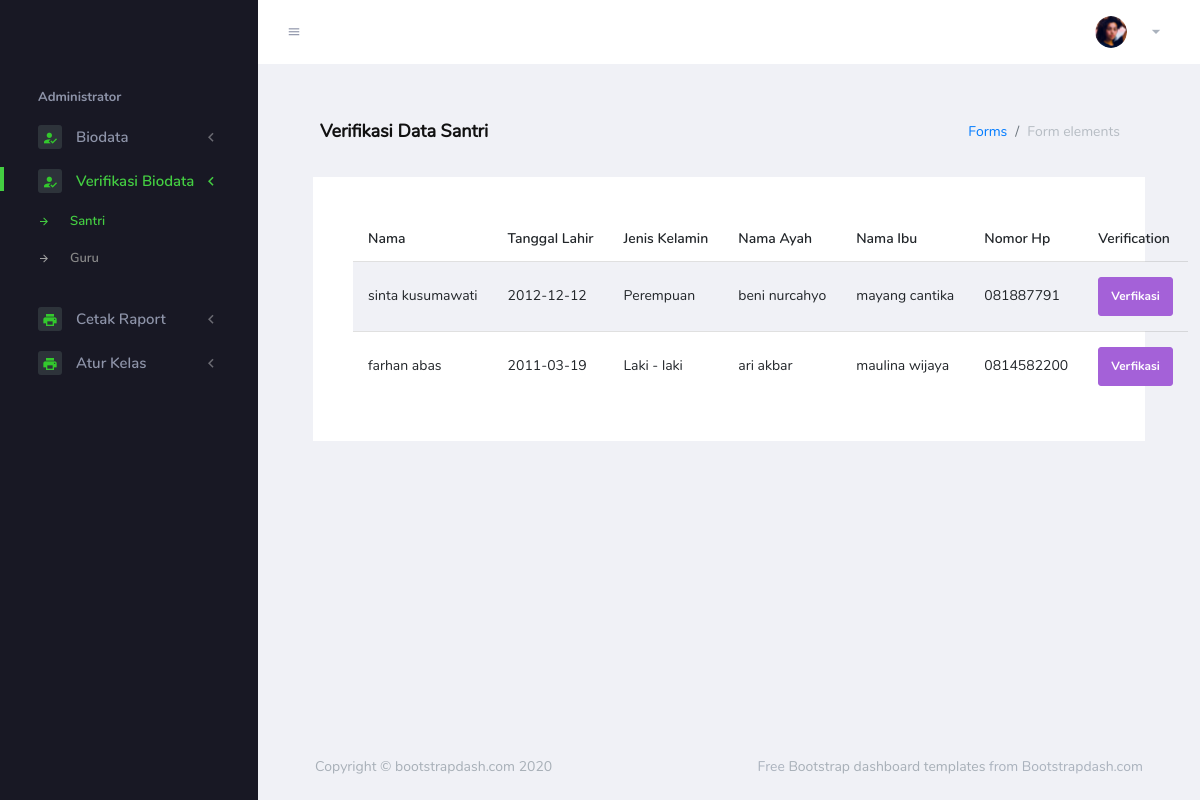
Screenshot of /index.php/administrators/verifikasi_santri with the database file from the repository.
### tables this page shows
CREATE TABLE `santri` (
  `id_santri` int(20) NOT NULL,
  `id` int(11) NOT NULL AUTO_INCREMENT,
  `Nama` varchar(30) NOT NULL,
  `Kelas_ummi` varchar(10) DEFAULT NULL,
  `Kelas_diniah` varchar(10) DEFAULT NULL,
  `Umur` varchar(30) NOT NULL,
  `Jenis_kelamin` varchar(10) NOT NULL,
  `Nama_ayah` varchar(30) NOT NULL,
  `Nama_ibu` varchar(30) DEFAULT NULL,
  `Tahun_pendaftaran` varchar(10) DEFAULT NULL,
  `Sekolah_formal` varchar(30) DEFAULT NULL,
  `No_HP_ortu` varchar(15) DEFAULT NULL,
  `Alamat` varchar(50) DEFAULT NULL,
  `Verification` varchar(1) DEFAULT NULL,
  PRIMARY KEY (`id_santri`),
  KEY `id` (`id`)
);

### application/controllers/administrators.php (called while the page is built, shortened)
<?php
class Administrators extends CI_Controller
{
    public function __construct()
    {
        $this->load->library('encryption');
        $this->load->model("m_admin");
        $this->load->helper('cookie');
    }
    function verifikasi_santri()
    {
        $data['data_santri'] = $this->m_admin->show_verified("santri");
        $data['sidebar_role'] = "administrator";
        $data['tittle'] = "Data Santri";
        $this->load->view("tpq/header", $data);
        $this->load->view("tpq/sidebar_role", $data);
        $this->load->view("tpq/administrator/santri_verifikasi", $data);
        $this->load->view("tpq/footer");
    }
}

### index.php (called while the page is built, shortened)
<?php
require_once BASEPATH.'core/CodeIgniter.php';

### application/models/M_admin.php (called while the page is built, shortened)
<?php
class M_admin extends CI_Model
{
    function show_verified($table)
    {
        $query = $this->db->query("select * from $table WHERE Verification != 'Y' OR Verification IS NULL")->result_array();
        return $query;
    }
}

### application/views/tpq/administrator/santri_verifikasi.php (the view)
<div class="main-panel">
    <div class="content-wrapper">
        <div class="page-header">
            <h3 class="page-title"> Verifikasi Data Santri </h3>
            <nav aria-label="breadcrumb">
                <ol class="breadcrumb">
                    <li class="breadcrumb-item"><a href="#">Forms</a></li>
                    <li class="breadcrumb-item active" aria-current="page">Form elements</li>
                </ol>
            </nav>
        </div>
        <div class="col-lg-12 grid-margin stretch-card">
            <div class="card">
                <div class="card-body">
                    <table class="table table-striped">
                        <thead>
                            <tr>
                                <th> Nama</th>
                                <th> Tanggal Lahir </th>
                                <th> Jenis Kelamin </th>
                                <th> Nama Ayah</th>
                                <th> Nama Ibu</th>
                                <th>Nomor Hp</th>
                                <th> Verification </th>
                            </tr>
                        </thead>
                        <tbody>
                            <?php foreach ($data_santri as $all_santri) { ?>
                                <tr>
                                    <td> <?= $all_santri['Nama'] ?></td>
                                    <td> <?= $all_santri['Umur'] ?></td>
                                    <td> <?php $gender = $all_santri['Jenis_kelamin'] == "L" ? "Laki - laki " : "Perempuan";
                                            echo $gender; ?></td>
                                    <td> <?= $all_santri['Nama_ayah'] ?></td>
                                    <td> <?= $all_santri['Nama_ibu'] ?></td>
                                    <td> <?= $all_santri['No_HP_ortu'] ?></td>
                                    <td><a href="<?= site_url("administrators/action_ver_santri/" . $all_santri['id']) ?>" class="btn btn-info">Verfikasi</a></td>
                                </tr>
                            <?php } ?>
                        </tbody>
                    </table>
                </div>
            </div>
        </div>
    </div>

### rows the page displays
santri: Nama "sinta kusumawati", Umur "2012-12-12", Jenis_kelamin "Perempuan", Nama_ayah "beni nurcahyo", Nama_ibu "mayang cantika", No_HP_ortu "081887791"
santri: Nama "farhan abas", Umur "2011-03-19", Jenis_kelamin "Laki - laki", Nama_ayah "ari akbar", Nama_ibu "maulina wijaya", No_HP_ortu "0814582200"
